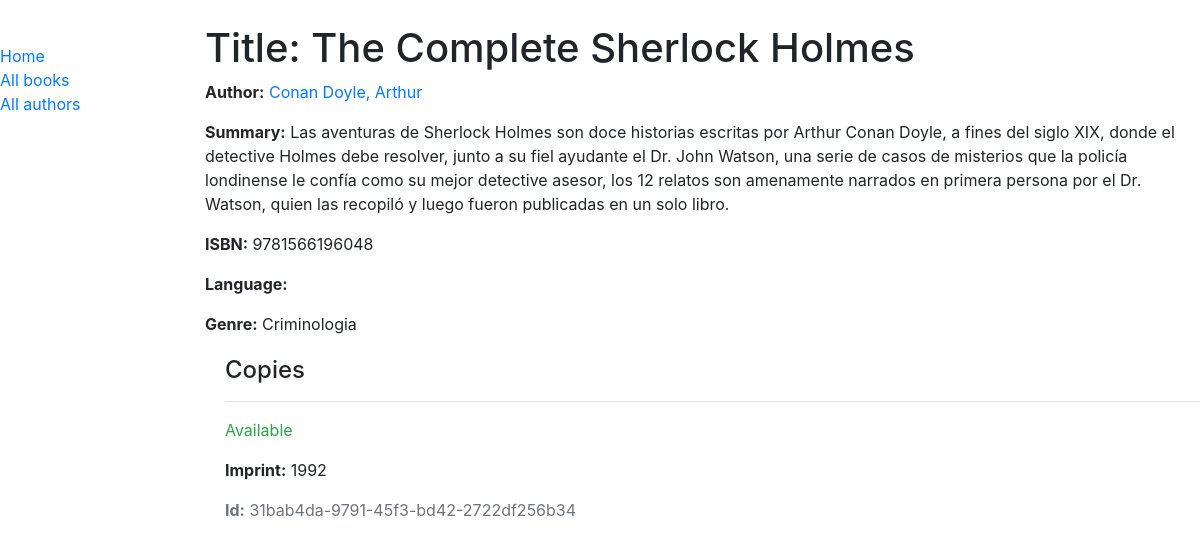
/catalog/book/1, run on the app's committed database.
### catalog/models.py (models this page shows, shortened)
class Book(models.Model):
    title = models.CharField(max_length=200)
    author = models.ForeignKey('Author', on_delete=models.SET_NULL, null=True)
    summary = models.TextField(max_length=1000, help_text='Enter a brief description of the book')
    isbn = models.CharField('ISBN', max_length=13, unique=True,
                             help_text='13 Character <a href="https://www.isbn-international.org/content/what-isbn">ISBN number</a>')
    genre = models.ManyToManyField(Genre, help_text='Select a genre for this book')
    def display_genre(self):
        """Create a string for the Genre. This is required to display genre in Admin."""
        return ', '.join(genre.name for genre in self.genre.all()[:3])
    display_genre.short_description = 'Genre'

class Author(models.Model):
    first_name = models.CharField(max_length=100)
    last_name = models.CharField(max_length=100)
    date_of_birth = models.DateField(null=True, blank=True)
    date_of_death = models.DateField('Died', null=True, blank=True)
    class Meta:
        ordering = ['last_name', 'first_name']
    def __str__(self):
        return f'{self.last_name}, {self.first_name}'

class Genre(models.Model):
    name = models.CharField(max_length=200, help_text='Enter a book genre (e.g. Science Fiction)')
    def __str__(self):
        return self.name

class BookInstance(models.Model):
    id = models.UUIDField(primary_key=True, default=uuid.uuid4, help_text='Unique ID for this particular book across whole library')
    book = models.ForeignKey('Book', on_delete=models.RESTRICT, null=True)
    imprint = models.CharField(max_length=200)
    due_back = models.DateField(null=True, blank=True)
    LOAN_STATUS = (
        ('m', 'Maintenance'),
        ('o', 'On loan'),
        ('a', 'Available'),
        ('r', 'Reserved'),
    )
    status = models.CharField(
        max_length=1,
        choices=LOAN_STATUS,
        blank=True,
        default='m',
        help_text='Book availability',
    )
    class Meta:
        ordering = ['due_back']

### catalog/views.py (the view)
# urls.py: path('book/<int:pk>', views.BookDetailView.as_view(), name='book-detail'),
class BookDetailView(generic.DetailView):
    model = Book
    from django.shortcuts import get_object_or_404

### catalog/Templates/Catalog/book_detail.html (shortened to what this page needs)
﻿{% extends "base_generic.html" %}
{% block content %}
<h1>Title: {{ book.title }}</h1>
<p><strong>Author:</strong> <a href="">{{ book.author }}</a></p>
<p><strong>Summary:</strong> {{ book.summary }}</p>
<p><strong>ISBN:</strong> {{ book.isbn }}</p>
<p><strong>Language:</strong> {{ book.language }}</p>
<p><strong>Genre:</strong> {{ book.genre.all|join:", " }}</p>
<div style="margin-left:20px;margin-top:20px">
    <h4>Copies</h4>
    {% for copy in book.bookinstance_set.all %}
    <hr>
    <p class="{% if copy.status == 'a' %}text-success{% elif copy.status == 'm' %}text-danger{% else %}text-warning{% endif %}">
        {{ copy.get_status_display }}
    </p>
    <p><strong>Imprint:</strong> {{ copy.imprint }}</p>
    <p class="text-muted"><strong>Id:</strong> {{ copy.id }}</p>
    {% endfor %}
</div>
{% endblock %}

### data on the page
Book: title "The Complete Sherlock Holmes", author "Conan Doyle, Arthur", summary "Las aventuras de Sherlock Holmes son doce historias escritas por Arthur Conan Doyle, a fines del siglo XIX, donde el detective Holmes debe resolver, junto a su fiel ayudante el Dr. John Watson, una serie de casos de misterios que la policía londinense le confía como su mejor detective asesor, los 12 relatos son amenamente narrados en primera persona por el Dr. Watson, quien las recopiló y luego fueron publicadas en un solo libro.", isbn "9781566196048", genre.all "Criminologia"
BookInstance: status "Available", imprint "1992", id "31bab4da-9791-45f3-bd42-2722df256b34"
